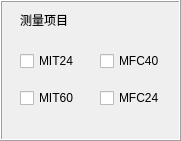
     <widget class="QFrame" name="frame_11">
      <property name="geometry">
       <rect>
        <x>710</x>
        <y>70</y>
        <width>181</width>
        <height>141</height>
       </rect>
      </property>
      <property name="frameShape">
       <enum>QFrame::Box</enum>
      </property>
      <property name="frameShadow">
       <enum>QFrame::Raised</enum>
      </property>
      <widget class="QLabel" name="label_109">
       <property name="geometry">
        <rect>
         <x>20</x>
         <y>10</y>
         <width>71</width>
         <height>20</height>
        </rect>
       </property>
       <property name="styleSheet">
        <string notr="true">font: 12pt &quot;黑体&quot;;</string>
       </property>
       <property name="text">
        <string>测量项目</string>
       </property>
      </widget>
      <widget class="QWidget" name="layoutWidget">
       <property name="geometry">
        <rect>
         <x>20</x>
         <y>40</y>
         <width>153</width>
         <height>81</height>
        </rect>
       </property>
       <layout class="QGridLayout" name="gridLayout_12">
        <item row="0" column="0">
         <widget class="QCheckBox" name="checkBox_6">
          <property name="text">
           <string>MIT24</string>
          </property>
         </widget>
        </item>
        <item row="0" column="1">
         <widget class="QCheckBox" name="checkBox_8">
          <property name="text">
           <string>MFC40</string>
          </property>
         </widget>
        </item>
        <item row="1" column="0">
         <widget class="QCheckBox" name="checkBox_7">
          <property name="text">
           <string>MIT60</string>
          </property>
         </widget>
        </item>
        <item row="1" column="1">
         <widget class="QCheckBox" name="checkBox_12">
          <property name="text">
           <string>MFC24</string>
          </property>
         </widget>
        </item>
       </layout>
      </widget>
     </widget>
